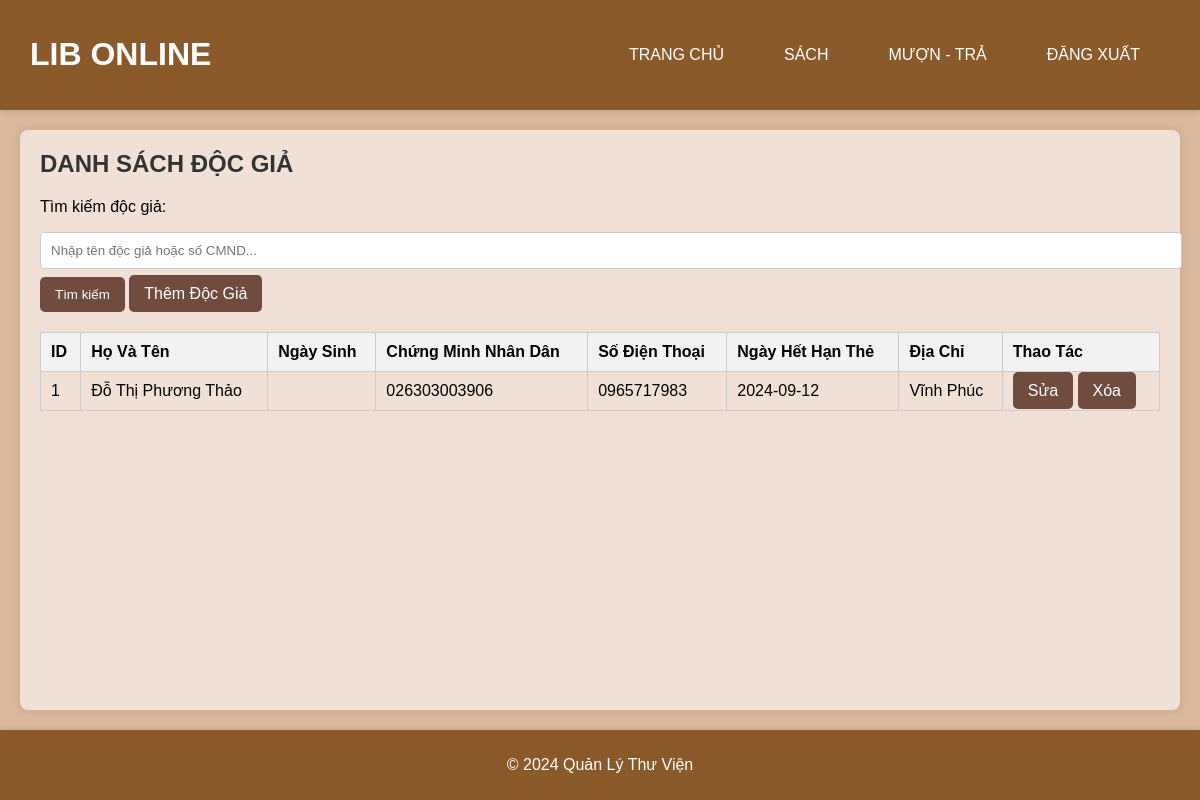
/members, run on the app's committed database.
### tables this page shows
CREATE TABLE doc_Gia (
    id_docgia INTEGER PRIMARY KEY AUTOINCREMENT,
    ten_docgia TEXT NOT NULL,
    ngay_sinh DATE,
    so_CMND TEXT NOT NULL,
    so_DT TEXT,
    ngay_HHT DATE,
    dia_Chi TEXT
);

### app.py (the view)
@app.route('/members', methods=['GET'])
def members():
    conn = sqlite3.connect('thuvien.db')
    cur = conn.cursor()
    query = request.args.get('query')  # Lấy giá trị tìm kiếm từ query parameters
    if query:
       cur.execute("SELECT * FROM doc_Gia WHERE LOWER(ten_docgia) LIKE LOWER(?) OR LOWER(so_CMND) LIKE LOWER(?)",
                    ('%' + query + '%', '%' + query + '%'))
    else:
        cur.execute('SELECT * FROM doc_Gia')
    members = cur.fetchall()
    conn.close()
    message = request.args.get('message')
    return render_template('members.html', members=members, message=message)

### templates/members.html (shortened to what this page needs)
<!DOCTYPE html>
<html lang="vi">
<head>
    <link rel="stylesheet" href="{{ url_for('static', filename='styles.css') }}">
</head>
<body>
    <header>
        <h1>LIB ONLINE</h1>
        <nav>
            <ul>
                <li><a href="/">TRANG CHỦ</a></li>
                <li><a href="/books">SÁCH</a></li>
                <li><a href="/list_borrows">MƯỢN - TRẢ</a></li>
                <li><a href="/logout">ĐĂNG XUẤT</a></li>
            </ul>
        </nav>
    </header>
    <main>
        <h2>DANH SÁCH ĐỘC GIẢ</h2>
        <form action="{{ url_for('members') }}" method="GET">
            <label for="search">Tìm kiếm độc giả:</label>
            <input type="text" id="search" name="query" placeholder="Nhập tên độc giả hoặc số CMND...">
            <input type="submit" value="Tìm kiếm">
            <a href="{{ url_for('add_member') }}" class="btn">Thêm Độc Giả</a>
        </form>
        <table>
            <thead>
                <tr>
                    <th>ID</th>
                    <th>Họ Và Tên</th>
                    <th>Ngày Sinh</th>
                    <th>Chứng Minh Nhân Dân</th>
                    <th>Số Điện Thoại</th>
                    <th>Ngày Hết Hạn Thẻ</th>
                    <th>Địa Chỉ</th>
                    <th>Thao Tác</th>
                </tr>
            </thead>
            <tbody>
                {% for member in members %}
                <tr>
                    <td>{{ member[0] }}</td>
                    <td>{{ member[1] }}</td>
                    <td>{{ member[2] }}</td>
                    <td>{{ member[3] }}</td>
                    <td>{{ member[4] }}</td>
                    <td>{{ member[5] }}</td>
                    <td>{{ member[6] }}</td>
                    <td>
                        <a href="{{ url_for('edit_member', id_docgia=member[0]) }}" class="btn">Sửa</a>
                        <a href="{{ url_for('delete_member', id_docgia=member[0]) }}" class="btn" onclick="confirmDelete(event)">Xóa</a>
                    </td>
                </tr>
                {% endfor %}
            </tbody>
        </table>
    </main>
    <footer>
        <p>&copy; 2024 Quản Lý Thư Viện</p>
    </footer>
</body>
</html>

### static/styles.css (style rules this page uses)
body { font-family: Arial, sans-serif; margin: 0; padding: 0; background-color: #d9b89c; display: flex; flex-direction: column; min-height: 100vh; }
header { display: flex; justify-content: space-between; align-items: center; background: #8b5a2b; color: white; padding: 15px 30px; box-shadow: 0 2px 5px rgba(0, 0, 0, 0.1); }
nav ul { list-style-type: none; padding: 0; display: flex; }
nav ul li { margin: 0 15px; }
nav ul li a { color: white; text-decoration: none; padding: 10px 15px; border-radius: 5px; transition: background 0.3s, color 0.3s; }
main { margin: 20px; background: #f0e0d6; padding: 20px; border-radius: 8px; box-shadow: 0 0 10px rgba(0, 0, 0, 0.1); flex: 1; }
h2 { margin-top: 0; color: #333; }
form { margin-bottom: 20px; }
form label { display: block; margin-bottom: 8px; }
input[type="text"], input[type="email"], input[type="password"], input[type="number"] { width: 100%; padding: 10px; margin: 8px 0; border: 1px solid #ccc; border-radius: 4px; }
input[type="submit"], .btn { background-color: #6f4c3e; color: white; border: none; padding: 10px 15px; border-radius: 5px; cursor: pointer; text-decoration: none; transition: background-color 0.3s; }
table { width: 100%; border-collapse: collapse; margin-top: 20px; }
table, th, td { border: 1px solid #ccc; }
th, td { padding: 10px; text-align: left; }
th { background-color: #f2f2f2; font-weight: bold; }
footer { text-align: center; padding: 10px 0; background: #8b5a2b; color: white; position: relative; bottom: 0; width: 100%; box-shadow: 0 -1px 5px rgba(0, 0, 0, 0.1); }

### data on the page
doc_Gia: id_docgia "1", ten_docgia "Đỗ Thị Phương Thảo", so_CMND "026303003906", so_DT "0965717983", ngay_HHT "2024-09-12", dia_Chi "Vĩnh Phúc"
